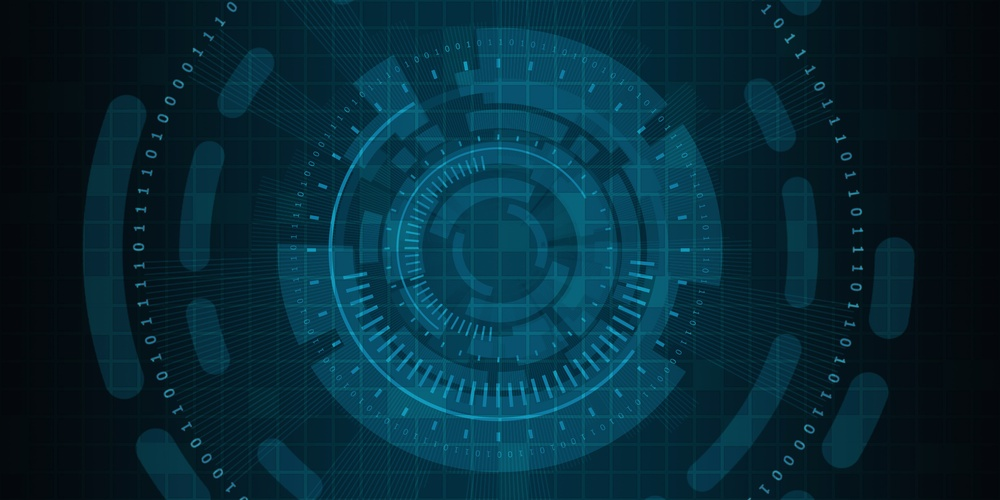
#> input picture images/cyber.jpg, 1000 x 500 px, shrunk from 6000 x 3000 before the run
$ python LSBTrial1.py
#> lines starting #> are read from the running program, lines starting #| are printed output that depends on the picture
# -*- coding: utf-8 -*-
"""
Created on Wed Oct  1 13:44:03 2025

@author: Grace Maria IIT
"""

from PIL import Image
import numpy as np
from skimage.metrics import structural_similarity as ssim
from skimage.metrics import peak_signal_noise_ratio as psnr
from skimage.filters import sobel
import os

def SSIM(original, stego):
    # Load images
    original = Image.open("images/cyber.jpg").convert("RGB")
    stego = Image.open("outputImages/cyber_encoded.jpeg").convert("RGB")

    # Convert to NumPy arrays
    original_np = np.array(original)
    stego_np = np.array(stego)

    # Compute SSIM
    ssim_value = ssim(original_np, stego_np, channel_axis=-1, win_size=3)

    # Display results
    print(f"SSIM: {ssim_value:.4f}")

def PSNR(original, stego):
    # Load images
    original = Image.open("images/cyber.jpg").convert("RGB")
    stego = Image.open("outputImages/cyber_encoded.jpeg").convert("RGB")

    # Convert to NumPy arrays
    original_np = np.array(original)
    stego_np = np.array(stego)

    # Compute PSNR
    psnr_value = psnr(original_np, stego_np)

    # Display results
    print(f"PSNR: {psnr_value:.2f} dB")

def detection_accuracy(original_message, decoded_message):
    correct = sum(o == d for o, d in zip(original_message, decoded_message))
    return (correct / len(original_message)) * 100

def encode_lsb(image_path, message, output_path=None):
    # Load and prepare image
#> called with image_path = 'images/cyber.jpg', message = 'Hello Grace Maria!'
    img = Image.open(image_path).convert("RGB")
#> img is the input picture: PIL image 1000x500 RGB; mean R, G, B 5.3, 42.8, 56.8
    encoded = img.copy()
    width, height = img.size
#> width = 1000; height = 500

    # Prepare message
    message += chr(0)  # Delimiter
    msg_binary = ''.join([format(ord(char), '08b') for char in message])
    msg_index = 0

    # Convert to grayscale and compute edge map
    gray = np.array(img.convert("L"))
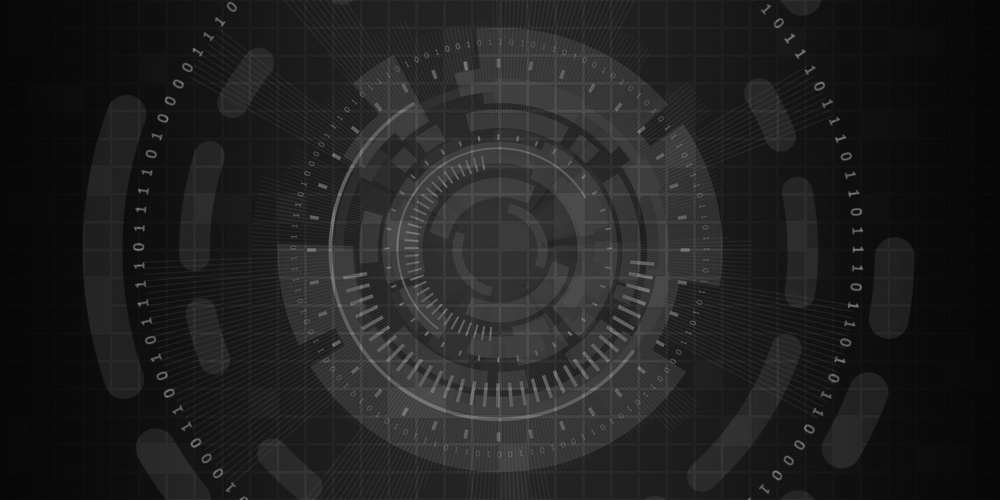
#> gray: shape (500, 1000); min 5, max 130, mean 33.2
    edge_map = sobel(gray)
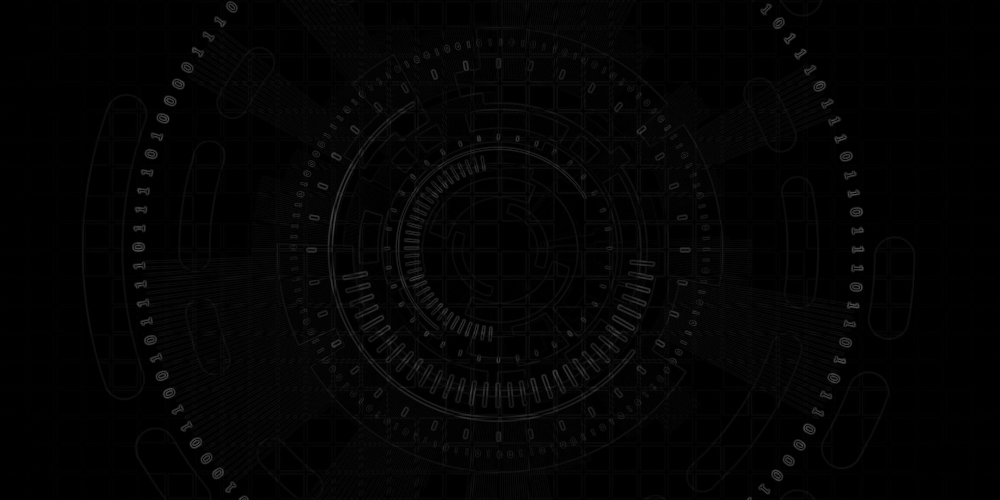
#> edge_map: shape (500, 1000) float64; min 0, max 0.302, mean 0.0161
    edge_threshold = np.percentile(edge_map, 25)  # Top 75% edge pixels
#> edge_threshold = 0.00219

    # Check Message Too Long for Available Pixels
    if len(msg_binary) > np.sum(edge_map >= edge_threshold):
        print("Warning: Not enough edge pixels to embed the full message.")

    # Embed message in high-edge regions
    for y in range(height):
        for x in range(width):
            if msg_index < len(msg_binary) and edge_map[y, x] >= edge_threshold:
                r, g, b = img.getpixel((x, y))
                r = (r & ~1) | int(msg_binary[msg_index])
                encoded.putpixel((x, y), (r, g, b))
                msg_index += 1
        if msg_index >= len(msg_binary):
            break
#> after the loop, msg_index = 152

    # Determine original format
    original_format = Image.open(image_path).format
#> original_format = 'JPEG'
    if output_path is None:
        base_name = os.path.basename(image_path)
        name, ext = os.path.splitext(base_name)
        output_path = os.path.join("outputImages", f"{name}_encoded.{original_format.lower()}")
        # Make sure the images/outputImages/ folder exists
        os.makedirs("outputImages", exist_ok=True)

    # Save encoded image in original format
    encoded.save(output_path, format=original_format)
    print("Message encoded and saved to", output_path)
#| Message encoded and saved to outputImages/cyber_encoded.jpeg
#> in SSIM, `ssim_value = ssim(original_np, stego_np, channel_axis=-1, win_size=3)`: ssim_value = 0.918
#| SSIM: 0.9183
#> in PSNR, `psnr_value = psnr(original_np, stego_np)`: psnr_value = 37.62
#| PSNR: 37.62 dB

def decode_lsb(image_path):
    # Load the stego image
#> called with image_path = 'outputImages/cyber_encoded.jpeg'
    img = Image.open(image_path)
    width, height = img.size
#> width = 1000; height = 500
    msg_binary = ''

    # Extract LSBs from red channel
    for y in range(height):
        for x in range(width):
            r, g, b = img.getpixel((x, y))
            msg_binary += str(r & 1)

    # Convert binary to characters
    chars = [chr(int(msg_binary[i:i+8], 2)) for i in range(0, len(msg_binary), 8)]
#> chars = 62500 items
    message = ''.join(chars)

    # Stop at delimiter (null character)
    return message.split(chr(0))[0]


encode_lsb("images/cyber.jpg", "Hello Grace Maria!")  # This saves as .jpeg format
SSIM("images/cyber.jpg", "outputImages/cyber_encoded.jpeg")
PSNR("images/cyber.jpg", "outputImages/cyber_encoded.jpeg")
decoded = decode_lsb("outputImages/cyber_encoded.jpeg")
#> decoded = ''
accuracy = detection_accuracy("Hello Grace Maria!", decoded)
#> accuracy = 0
print("Decoded Message:", decoded)
#| Decoded Message:
print("Detection Accuracy:", accuracy)
#| Detection Accuracy: 0.0
